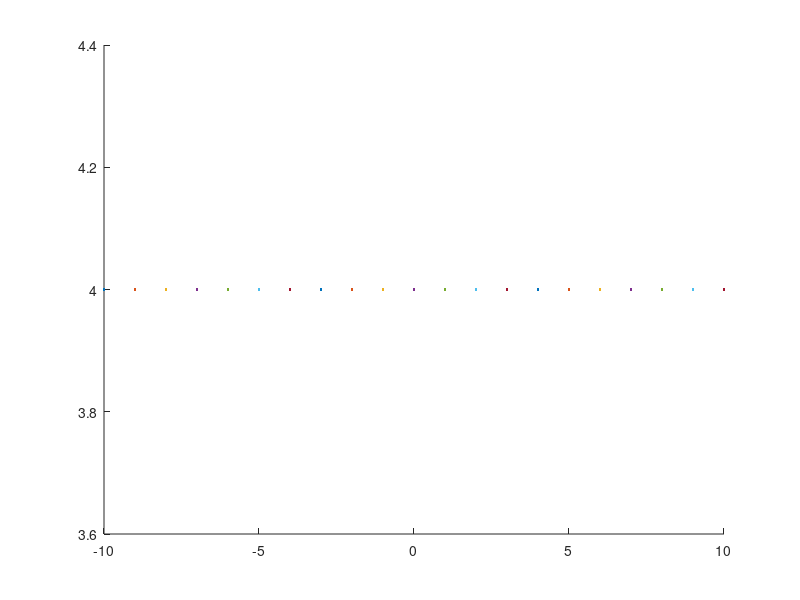

This figure's MATLAB source:
%MatLab Code for Boat Project



%boat cross section
x = -10:10;
y = abs(x).^4-1;

%waterline
y = 4

hold on;
plot(x,y)
